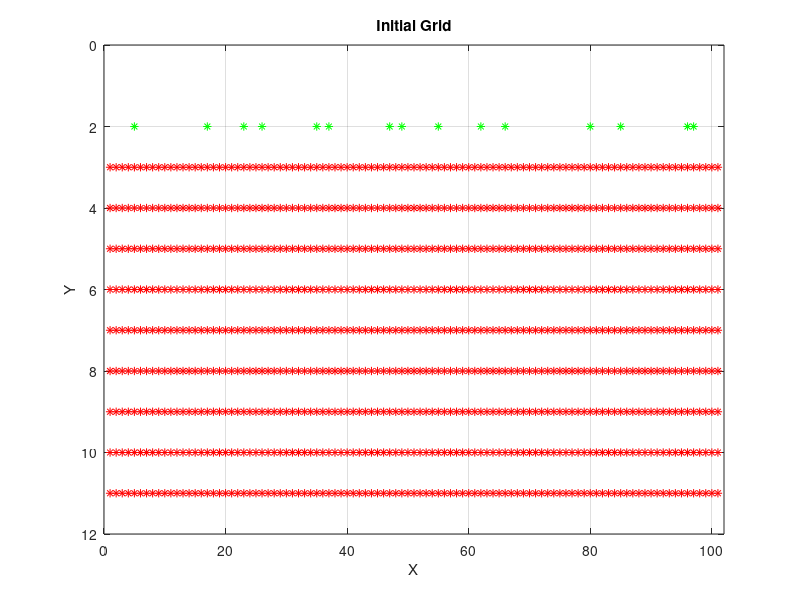
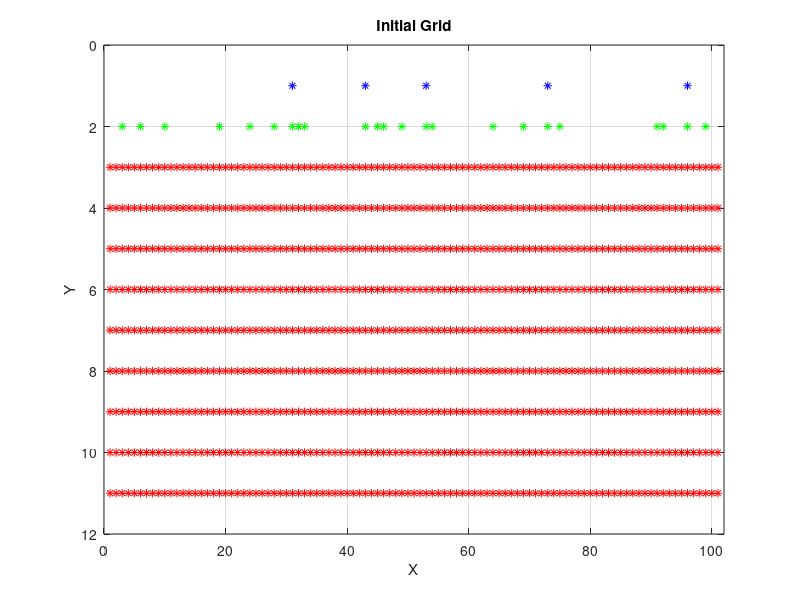
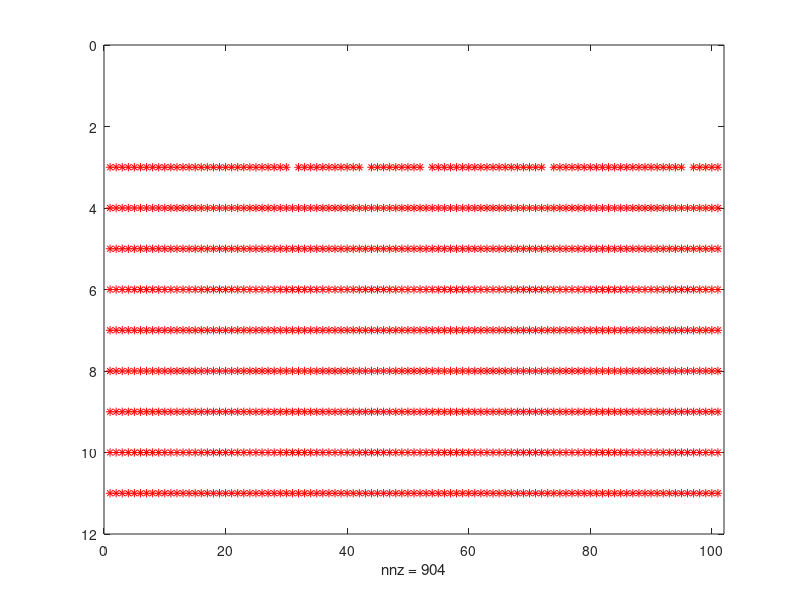
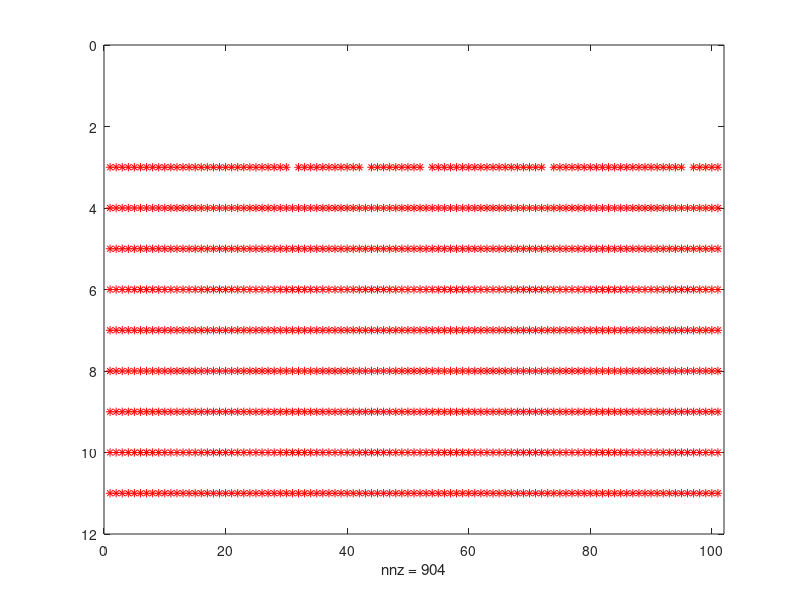

Reproduce these figures in MATLAB, in order.
clear
close all
[X,Y] = meshgrid(0:100, 0:10);


colors = ones(size(X)); %colors has ones everywhere besides row 1,2==0

colors(1:2, :) = 0;

colors2=zeros(size(X)); % colors2 has zeros everywhere besides row 3


% probability of 50 percent that the surface is green.
a=1         %parameters a and b for the probability of adsorbens number 1
b=100
 
    for n=1:101
         Z=a+(b-a).*rand(1,1);
             if Z>80
             colors2(2,n)=1
             else colors2(2,n)=0
             end
    end
    
    
colors3=zeros(size(X)); % colors3 has zeros everywhere besides row 2

colors3(1,1:101)=1 
% probability of 50 percent that the surface is blue.

a=1         %parameters a and b for the probability of adsobens number 2
b=100
 
    for m=1:101
         Y=a+(b-a).*rand(1,1);
             if Y>80
             colors3(1,m)=1
              
             else colors3(1,m)=0
                 
             end
    end
%     creates only blue points, where a green point is underneath
    for columnblue = 1:length(colors3(1,:))
    if colors2(2,columnblue) && colors3(1,columnblue)==1
         colors3(1,columnblue) = 1;
    else colors3(1,columnblue) = 0;
    end
 end

  
% plot the grid
spy(colors,'r')
hold on
spy(colors2,'g')
hold on 
spy(colors3,'b')

xlabel('X'); % // Label the X and Y axes
ylabel('Y');
title('Initial Grid');
grid on


% removes red point underneath when blue and green points are both above
 for column = 1:length(colors2(1,:))
    if colors2(2,column) && colors3(1,column)==1
         colors(3,column) = 0;
    end
 end
    
figure(4)
spy(colors,'r')

% and again









a=1         %parameters a and b for the probability of adsorbens number 1
b=100
 
    for n=1:101
         Z=a+(b-a).*rand(1,1);
             if Z>80
             colors2(2,n)=1
             
                 if colors2(2,n)==1 && colors(3,n)==0
                    colors2(3,n)=1
                end
             else colors2(2,n)=0
             end
    end
    
    
colors3=zeros(size(X)); % colors3 has zeros everywhere besides row 2

colors3(1,1:101)=1 
% probability of 50 percent that the surface is blue.

a=1         %parameters a and b for the probability of adsobens number 2
b=100
 
    for m=1:101
         Y=a+(b-a).*rand(1,1);
             if Y>80
              colors3(1,m)=1
                 if  colors3(1,m)==1 && colors(3,m)==0
                     colors3(2,m)=1
                 end
            
                   
              
             else colors3(1,m)=0
                 
             end
    end
%     creates only blue points, where a green point is underneath
    for columnblue = 1:length(colors3(1,:))
    if colors2(2,columnblue) && colors3(1,columnblue)==1
         colors3(1,columnblue) = 1;
    else colors3(1,columnblue) = 0;
    end
 end

  
% plot the grid
spy(colors,'r')
hold on
spy(colors2,'g')
hold on 
spy(colors3,'b')

xlabel('X'); % // Label the X and Y axes
ylabel('Y');
title('Initial Grid');
grid on


% removes red point underneath when blue and green points are both above
 for column = 1:length(colors2(1,:))
    if colors2(2,column) && colors3(1,column)==1
         colors(3,column) = 0;
    end
 end
    
figure(5)
spy(colors,'r')

 for column = 1:length(colors2(1,:))
    if colors2(3,column) && colors3(2,column)==1
         colors(4,column) = 0;
    end
 end
 
 figure(6)
 spy(colors,'r')